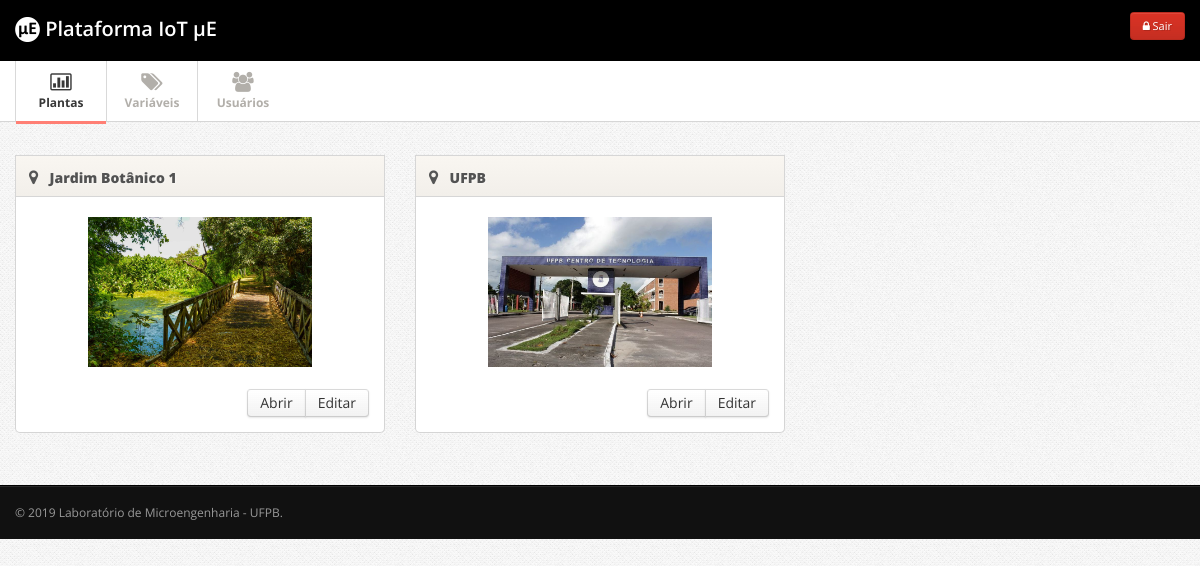
Page /admin/index.php (signed in) on the committed database.
### tables this page shows
CREATE TABLE IF NOT EXISTS `plantas` (
  `id` int(11) NOT NULL AUTO_INCREMENT,
  `nome` varchar(200) NOT NULL,
  `localizacao` varchar(200) NOT NULL,
  `inicio_operacao` varchar(50) NOT NULL,
  `responsavel` varchar(200) NOT NULL,
  `imagem` varchar(200) NOT NULL,
  `codigo_google_maps` text NOT NULL,
  PRIMARY KEY (`id`)
);

### admin/plantas.php (the view, shortened to what this page needs)
<?php
if(isset($_GET['acao'])){
	$acao = $_GET['acao'];
} else{
	$acao = 'ver_todas';
}
if($acao == 'ver_todas'){
  if($_SESSION['usuarioNivelAcesso'] == 1){
      $query = "SELECT * FROM plantas ORDER BY nome ASC";
  } else{
      $idUsuario = $_SESSION['usuarioId'];
      $query = "SELECT * FROM plantas WHERE id = (SELECT id_planta FROM acesso_plantas_usuarios WHERE id_usuario = $idUsuario) ORDER BY nome ASC";
  }
  $resultados = mysqli_query($conn, $query);
?>
<div class="row">
<div id="plantas">
<?php
  $i = 1;
  while($resultado = mysqli_fetch_array($resultados)){
  if(isset($resultado)){
    $id = $resultado['id'];
    $nome = $resultado['nome'];
    $imagem = $resultado['imagem'];
  }
?>
	      <div class="span4" id="planta_<?php echo $i; ?>">
	      		<div class="widget" id="planta_geral">
					<div class="widget-header">
						<i class="icon-map-marker"></i>
					<h3 id="nome_planta"><?php echo $nome; ?></h3>
					</div>
					<div class="widget-content">
            <center>
              <img style="max-width: 300px; max-height: 150px; width: auto; height: auto;" src="../img/plantas/<?php echo $imagem; ?>" width="300" />
            </center>
            <br>
              <div class="btn-group pull-right">
                <button type="button" class="btn btn-sm btn-outline-secondary" onclick="location.href='index.php?p=plantas&acao=abrir&id=<?php echo $id; ?>&qtd=10&data=<?php echo date("Y-m-d"); ?>';">Abrir</button>
                <button type="button" class="btn btn-sm btn-outline-secondary" onclick="location.href='index.php?p=plantas_gerenciar&acao=editar&id=<?php echo $id; ?>';">Editar</button>
              </div>
					</div>
				</div>
      </div>
<?php $i++;
  }
?>
</div>
</div>
<?php
}
?>

### css/style.css (style rules this page uses)
body { background: #f9f6f1; font: 13px/1.7em 'Open Sans'; }
input, button, select, textarea { font-family: 'Open Sans'; }
.widget { position: relative; clear: both; width: auto; margin-bottom: 2em; overflow: hidden; }
.widget-header { position: relative; height: 40px; line-height: 40px; background: #f9f6f1; background:-moz-linear-gradient(top, #f9f6f1 0%, #f2efea 100%); background:-webkit-gradient(linear, left top, left bottom, color-stop(0%,#f9f6f1), color-stop(100%,#f2efea)); background:-webkit-linear-gradient(top, #f9f6f1 0%,#f2efea 100%); background:-o-linear-gradient(top, #f9f6f1 0%,#f2efea 100%); background:-ms-linear-gradient(top, #f9f6f1 0%,#f2efea 100%); background:linear-gradient(top, #f9f6f1 0%,#f2efea 100%); filter: progid:DXImageTransform.Microsoft.gradient(startColorstr='#f9f6f1', endColorstr='#f2efea'); -ms-filter: "progid:DXImageTransform.Microsoft.gradient(startColorstr='#f9f6f1', endColorstr='#f2efea')"; border: 1px solid #d6d6d6; -webkit-background-clip: padding-box; }
.widget-header h3 { position: relative; top: 2px; left: 10px; display: inline-block; margin-right: 3em; font-size: 14px; font-weight: 800; color: #525252; line-height: 18px; text-shadow: 1px 1px 2px rgba(255,255,255,.5); }
.widget-header [class^="icon-"], .widget-header [class*=" icon-"] { display: inline-block; margin-left: 13px; margin-right: -2px; font-size: 16px; color: #555; vertical-align: middle; }
.widget-content { padding: 20px 15px 15px; background: #FFF; border: 1px solid #D5D5D5; -moz-border-radius: 5px; -webkit-border-radius: 5px; border-radius: 5px; }
.widget-header+.widget-content { border-top: none; -webkit-border-top-left-radius: 0; -webkit-border-top-right-radius: 0; -moz-border-radius-topleft: 0; -moz-border-radius-topright: 0; border-top-left-radius: 0; border-top-right-radius: 0; }
.widget-content:before, .widget-content:after { content:""; display:table; }
.widget-content:after { clear:both; }
.widget-content { zoom:1; }

### css/pages/signin.css (style rules this page uses)
body { background: url(../../img/body-bg.png); color:#838383; font: 13px/1.7em 'Open Sans'; }

### rows in the picture
plantas: nome "Jardim Botânico 1", imagem (picture)
plantas: nome "UFPB", imagem (picture)
